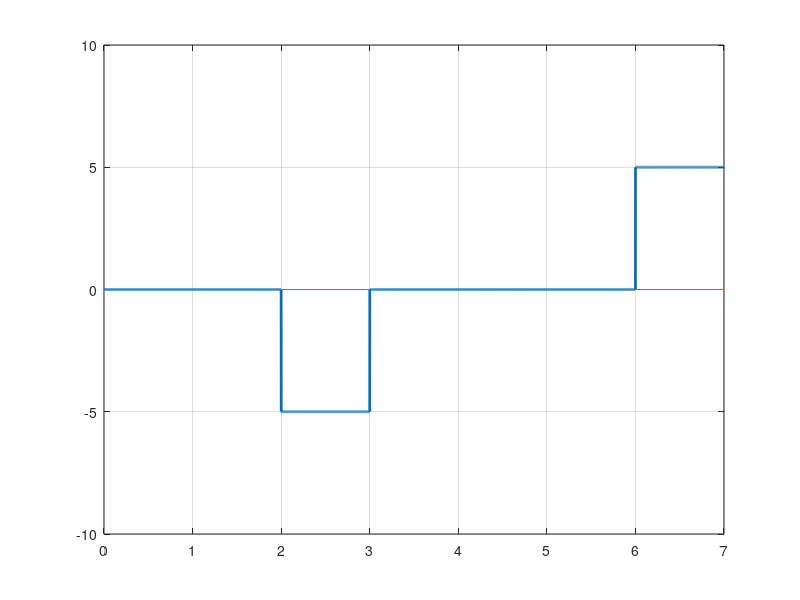

This chart was generated by the following MATLAB code:
clc; #... Clear command line
clear all; #... Clear variables
close all; #... Clear figures

bits = [1 0 1 1 0 0 1];

#... Modulation
bitrate = 1;
voltage = 5;

sampling_rate = 1000;
sampling_time = 1/sampling_rate;

end_time = length(bits)/bitrate;
time = 0:sampling_time:end_time;

index = 1;
#... Assume that last state was positive
sign = 1; #... Indicates inversion
last = 1;
if bits(1) == 1
    sign = 0;
endif

for i = 1:length(time)
    modulation(i) = sign*voltage;
    if time(i)*bitrate >= index
        if sign != 0
            last = sign;
        endif
        index = index+1;
        if index <= length(bits) && bits(index) == 1
            if sign == 0
                sign = -last;
            else
                sign = 0;
            endif
        endif
    endif
endfor

plot(time, modulation,"LineWidth",2);
axis([0 end_time -voltage-5 voltage+5]);
line([0 end_time], [0,0]);
grid on;

#... Demodulation
index = 1;
last = voltage;

for i = 1:length(modulation)
    if modulation(i) == last
        demodultaion(index) = 0;
    else
        demodultaion(index) = 1;
    endif
    if time(i)*bitrate >= index
        index = index+1;
        last = modulation(i);
    endif
endfor

disp(demodultaion);
